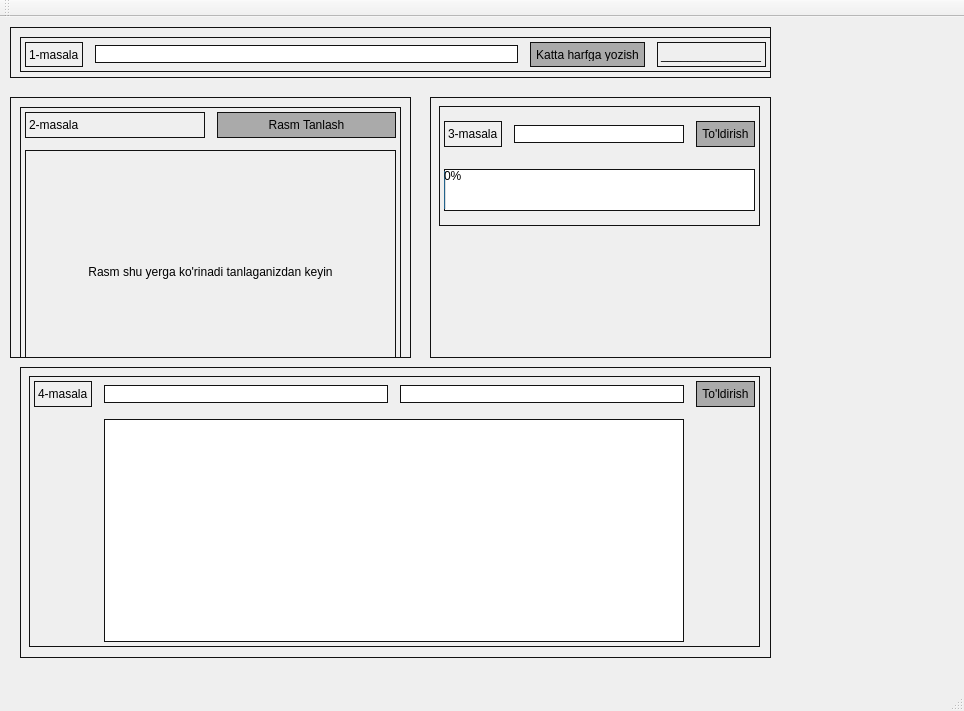
<?xml version="1.0" encoding="UTF-8"?>
<ui version="4.0">
 <class>MainWindow</class>
 <widget class="QMainWindow" name="MainWindow">
  <property name="geometry">
   <rect>
    <x>0</x>
    <y>0</y>
    <width>964</width>
    <height>711</height>
   </rect>
  </property>
  <property name="windowTitle">
   <string>MainWindow</string>
  </property>
  <widget class="QWidget" name="centralWidget">
   <widget class="QWidget" name="widget_2" native="true">
    <property name="geometry">
     <rect>
      <x>10</x>
      <y>80</y>
      <width>401</width>
      <height>261</height>
     </rect>
    </property>
    <property name="styleSheet">
     <string notr="true">QWidget{
border: 1px solid #111;
}</string>
    </property>
    <widget class="QWidget" name="gridLayoutWidget">
     <property name="geometry">
      <rect>
       <x>10</x>
       <y>10</y>
       <width>381</width>
       <height>291</height>
      </rect>
     </property>
     <layout class="QGridLayout" name="gridLayout">
      <property name="leftMargin">
       <number>5</number>
      </property>
      <property name="topMargin">
       <number>5</number>
      </property>
      <property name="rightMargin">
       <number>5</number>
      </property>
      <property name="bottomMargin">
       <number>5</number>
      </property>
      <property name="spacing">
       <number>12</number>
      </property>
      <item row="0" column="0">
       <widget class="QLabel" name="label_3">
        <property name="text">
         <string>2-masala</string>
        </property>
       </widget>
      </item>
      <item row="1" column="0" colspan="2">
       <widget class="QLabel" name="label_4">
        <property name="text">
         <string>Rasm shu yerga ko'rinadi tanlaganizdan keyin</string>
        </property>
        <property name="scaledContents">
         <bool>true</bool>
        </property>
        <property name="alignment">
         <set>Qt::AlignCenter</set>
        </property>
       </widget>
      </item>
      <item row="0" column="1">
       <widget class="QPushButton" name="pushButton_2">
        <property name="styleSheet">
         <string notr="true">QPushButton{
	padding:5px;
	background-color:#aaa;
}
QPushButton:hover{
	background-color:#222;
	color: #f1f1f1;
}</string>
        </property>
        <property name="text">
         <string>Rasm Tanlash</string>
        </property>
       </widget>
      </item>
     </layout>
    </widget>
   </widget>
   <widget class="QWidget" name="widget_4" native="true">
    <property name="geometry">
     <rect>
      <x>20</x>
      <y>350</y>
      <width>751</width>
      <height>291</height>
     </rect>
    </property>
    <property name="styleSheet">
     <string notr="true">QWidget{
border: 1px solid #111;
}</string>
    </property>
    <widget class="QWidget" name="gridLayoutWidget_3">
     <property name="geometry">
      <rect>
       <x>9</x>
       <y>9</y>
       <width>731</width>
       <height>271</height>
      </rect>
     </property>
     <layout class="QGridLayout" name="gridLayout_3">
      <property name="leftMargin">
       <number>5</number>
      </property>
      <property name="topMargin">
       <number>5</number>
      </property>
      <property name="rightMargin">
       <number>5</number>
      </property>
      <property name="bottomMargin">
       <number>5</number>
      </property>
      <property name="spacing">
       <number>12</number>
      </property>
      <item row="0" column="3">
       <widget class="QPushButton" name="pushButton_4">
        <property name="styleSheet">
         <string notr="true">QPushButton{
	padding:5px;
	background-color:#aaa;
}
QPushButton:hover{
	background-color:#222;
	color: #f1f1f1;
}</string>
        </property>
        <property name="text">
         <string>To'ldirish</string>
        </property>
       </widget>
      </item>
      <item row="0" column="1">
       <widget class="QLineEdit" name="satr"/>
      </item>
      <item row="0" column="0">
       <widget class="QLabel" name="label_6">
        <property name="text">
         <string>4-masala</string>
        </property>
       </widget>
      </item>
      <item row="0" column="2">
       <widget class="QLineEdit" name="ustun"/>
      </item>
      <item row="1" column="1" colspan="2">
       <widget class="QTableWidget" name="tableWidget"/>
      </item>
     </layout>
    </widget>
   </widget>
   <widget class="QWidget" name="widget_3" native="true">
    <property name="geometry">
     <rect>
      <x>430</x>
      <y>80</y>
      <width>341</width>
      <height>261</height>
     </rect>
    </property>
    <property name="styleSheet">
     <string notr="true">QWidget{
border: 1px solid #111;
}</string>
    </property>
    <widget class="QWidget" name="gridLayoutWidget_2">
     <property name="geometry">
      <rect>
       <x>9</x>
       <y>9</y>
       <width>321</width>
       <height>120</height>
      </rect>
     </property>
     <layout class="QGridLayout" name="gridLayout_2">
      <property name="leftMargin">
       <number>5</number>
      </property>
      <property name="topMargin">
       <number>5</number>
      </property>
      <property name="rightMargin">
       <number>5</number>
      </property>
      <property name="bottomMargin">
       <number>5</number>
      </property>
      <property name="spacing">
       <number>12</number>
      </property>
      <item row="0" column="1">
       <widget class="QLineEdit" name="lineEdit_2"/>
      </item>
      <item row="0" column="0">
       <widget class="QLabel" name="label_5">
        <property name="text">
         <string>3-masala</string>
        </property>
       </widget>
      </item>
      <item row="0" column="2">
       <widget class="QPushButton" name="pushButton_3">
        <property name="styleSheet">
         <string notr="true">QPushButton{
	padding:5px;
	background-color:#aaa;
}
QPushButton:hover{
	background-color:#222;
	color: #f1f1f1;
}</string>
        </property>
        <property name="text">
         <string>To'ldirish</string>
        </property>
       </widget>
      </item>
      <item row="6" column="0" colspan="3">
       <widget class="QProgressBar" name="progressBar">
        <property name="styleSheet">
         <string notr="true">QProgressBar{
	height: 40px;
}</string>
        </property>
        <property name="value">
         <number>0</number>
        </property>
       </widget>
      </item>
     </layout>
    </widget>
   </widget>
   <widget class="QWidget" name="widget" native="true">
    <property name="geometry">
     <rect>
      <x>10</x>
      <y>10</y>
      <width>761</width>
      <height>51</height>
     </rect>
    </property>
    <property name="styleSheet">
     <string notr="true">QWidget{
border: 1px solid #111;
}</string>
    </property>
    <widget class="QWidget" name="horizontalLayoutWidget">
     <property name="geometry">
      <rect>
       <x>10</x>
       <y>10</y>
       <width>751</width>
       <height>35</height>
      </rect>
     </property>
     <layout class="QHBoxLayout" name="horizontalLayout">
      <property name="spacing">
       <number>12</number>
      </property>
      <property name="leftMargin">
       <number>5</number>
      </property>
      <property name="topMargin">
       <number>5</number>
      </property>
      <property name="rightMargin">
       <number>5</number>
      </property>
      <property name="bottomMargin">
       <number>5</number>
      </property>
      <item>
       <widget class="QLabel" name="label">
        <property name="text">
         <string>1-masala</string>
        </property>
       </widget>
      </item>
      <item>
       <widget class="QLineEdit" name="lineEdit"/>
      </item>
      <item>
       <widget class="QPushButton" name="pushButton">
        <property name="styleSheet">
         <string notr="true">QPushButton{
	padding:5px;
	background-color:#aaa;
}
QPushButton:hover{
	background-color:#222;
	color: #f1f1f1;
}</string>
        </property>
        <property name="text">
         <string>Katta harfga yozish</string>
        </property>
       </widget>
      </item>
      <item>
       <widget class="QLabel" name="label_2">
        <property name="text">
         <string>_______________</string>
        </property>
       </widget>
      </item>
     </layout>
    </widget>
   </widget>
  </widget>
  <widget class="QMenuBar" name="menuBar">
   <property name="geometry">
    <rect>
     <x>0</x>
     <y>0</y>
     <width>964</width>
     <height>21</height>
    </rect>
   </property>
  </widget>
  <widget class="QToolBar" name="mainToolBar">
   <attribute name="toolBarArea">
    <enum>TopToolBarArea</enum>
   </attribute>
   <attribute name="toolBarBreak">
    <bool>false</bool>
   </attribute>
  </widget>
  <widget class="QStatusBar" name="statusBar"/>
 </widget>
 <layoutdefault spacing="6" margin="11"/>
 <resources/>
 <connections/>
</ui>
